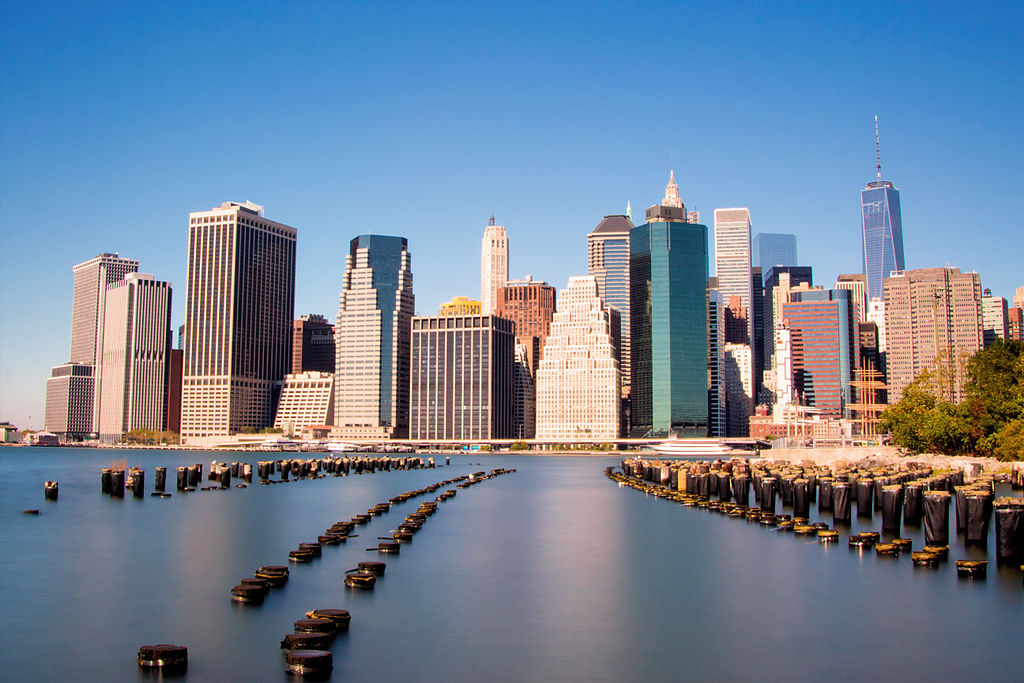
#> input picture nyc.jpg, 1024 x 683 px
$ python recolour.py --image nyc.jpg --primary nyc.jpg --secondary nyc.jpg
#> lines starting #> are read from the running program, lines starting #| are printed output that depends on the picture
#!/usr/local/bin/python3

# -*- coding: utf-8 -*-
# @Author: tintinux
# @Date:   2017-11-09 10:46:34
# @Last Modified time: 2017-11-09 11:26:02

import argparse
import cv2
import numpy as np


parse = argparse.ArgumentParser()
parse.add_argument("-i", "--image", required=True,
                   help="Path to the image to be scanned")
parse.add_argument("-p", "--primary", required=True,
                   help="The new background colour as hex without '#'")
parse.add_argument("-s", "--secondary", required=True,
                   help="The new foreground colour as hex without '#'")
args = vars(parse.parse_args())


def hex_to_bgr(value):
    lv = len(value)
    rgb = [int(value[i:i + lv // 3], 16) for i in range(0, lv, lv // 3)]
    return rgb[::-1]  # reverse the rgb value


def filename_no_ext(file_name):
    return file_name.split('.')[0]


def binary_image(img):
    #cv2.rectangle(img, (0, 1000), (1300, 440), (0, 0, 0), -1)
    _, new_img = cv2.threshold(img, 127, 255, cv2.THRESH_BINARY)
    return new_img


def recolor_image(img, primary_colour, secondary_colour):
    colour_img_shape = (img.shape[0], img.shape[1], 3)
    new_img = np.zeros(colour_img_shape)
    new_img[img == 255] = primary_colour
    new_img[img == 0] = secondary_colour
    return new_img


def main():
    file_name = filename_no_ext(args["image"])
    input_img = cv2.imread(args["image"], 0)
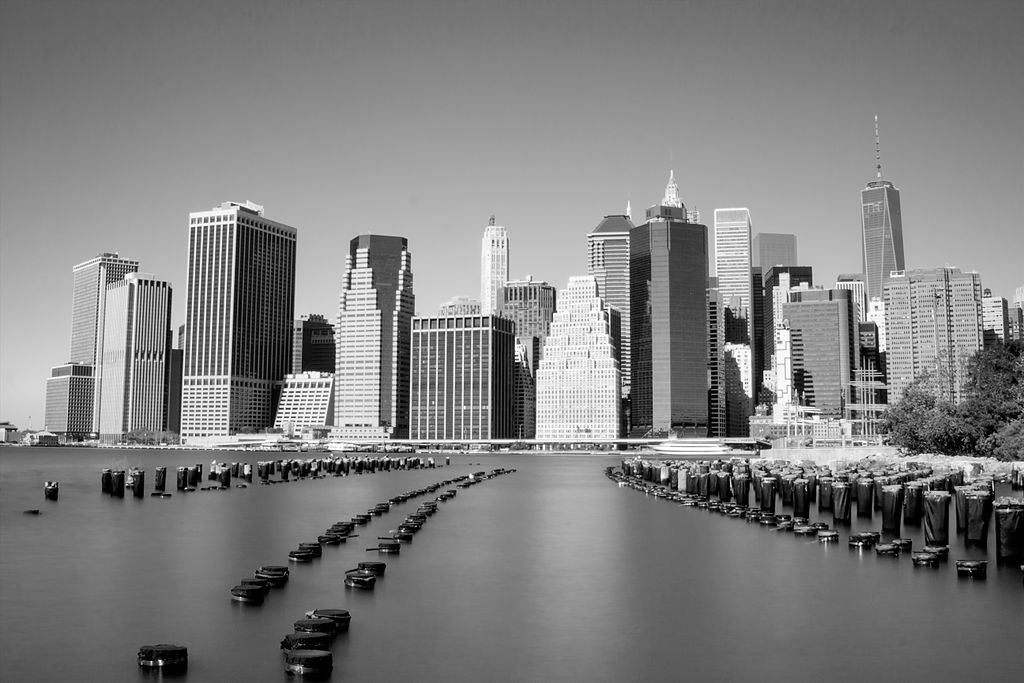
#> input_img: shape (683, 1024); min 0, max 255, mean 128
    primary_colour = hex_to_bgr(args["primary"])
    secondary_colour = hex_to_bgr(args["secondary"])
    bin_img = binary_image(input_img)

    output_img = recolor_image(bin_img, primary_colour, secondary_colour)

    cv2.imwrite(file_name + "_transformed.jpg", output_img)


if __name__ == '__main__':
#> (the run stopped early here; a loop or call above may not have finished)
